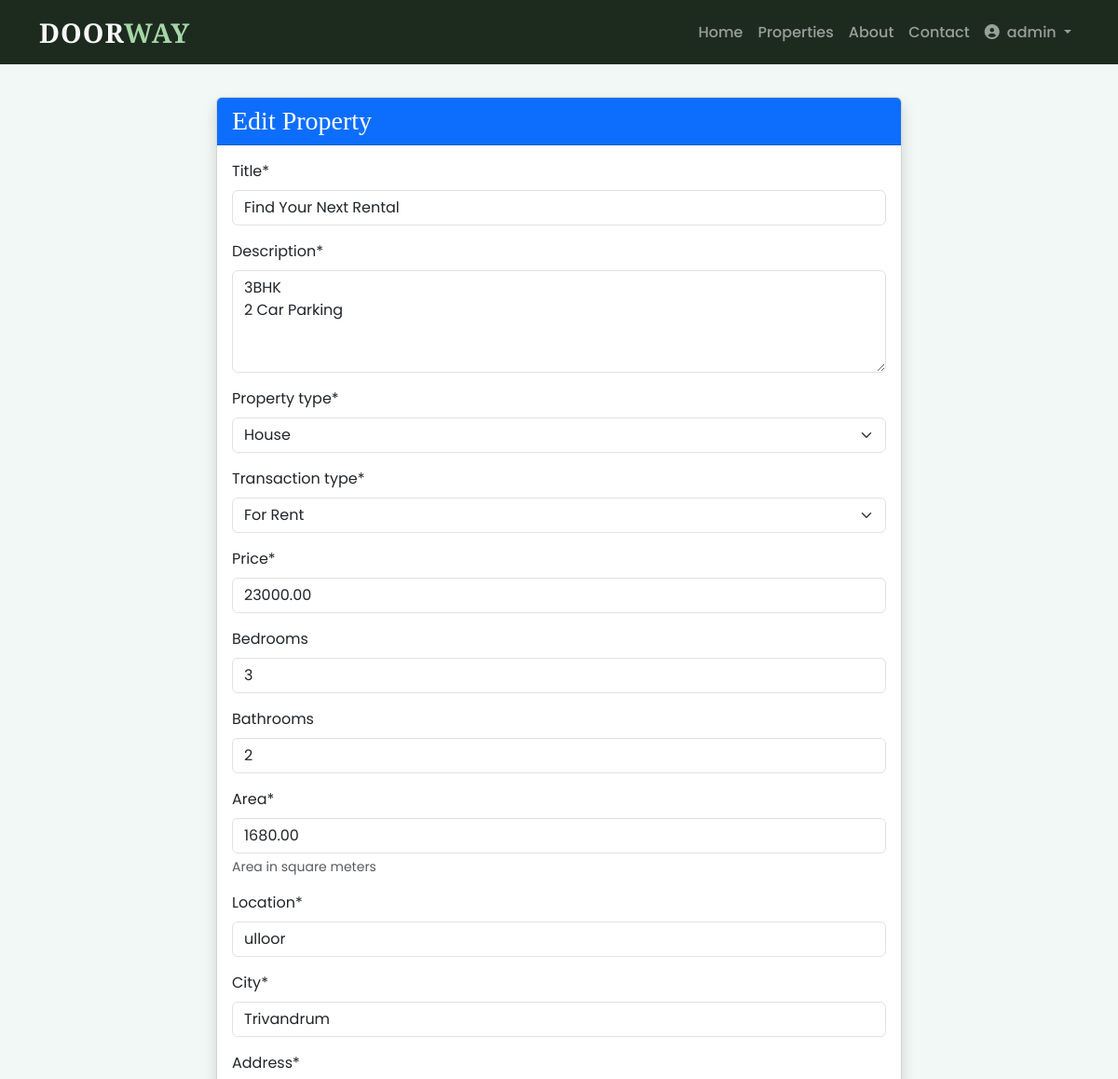
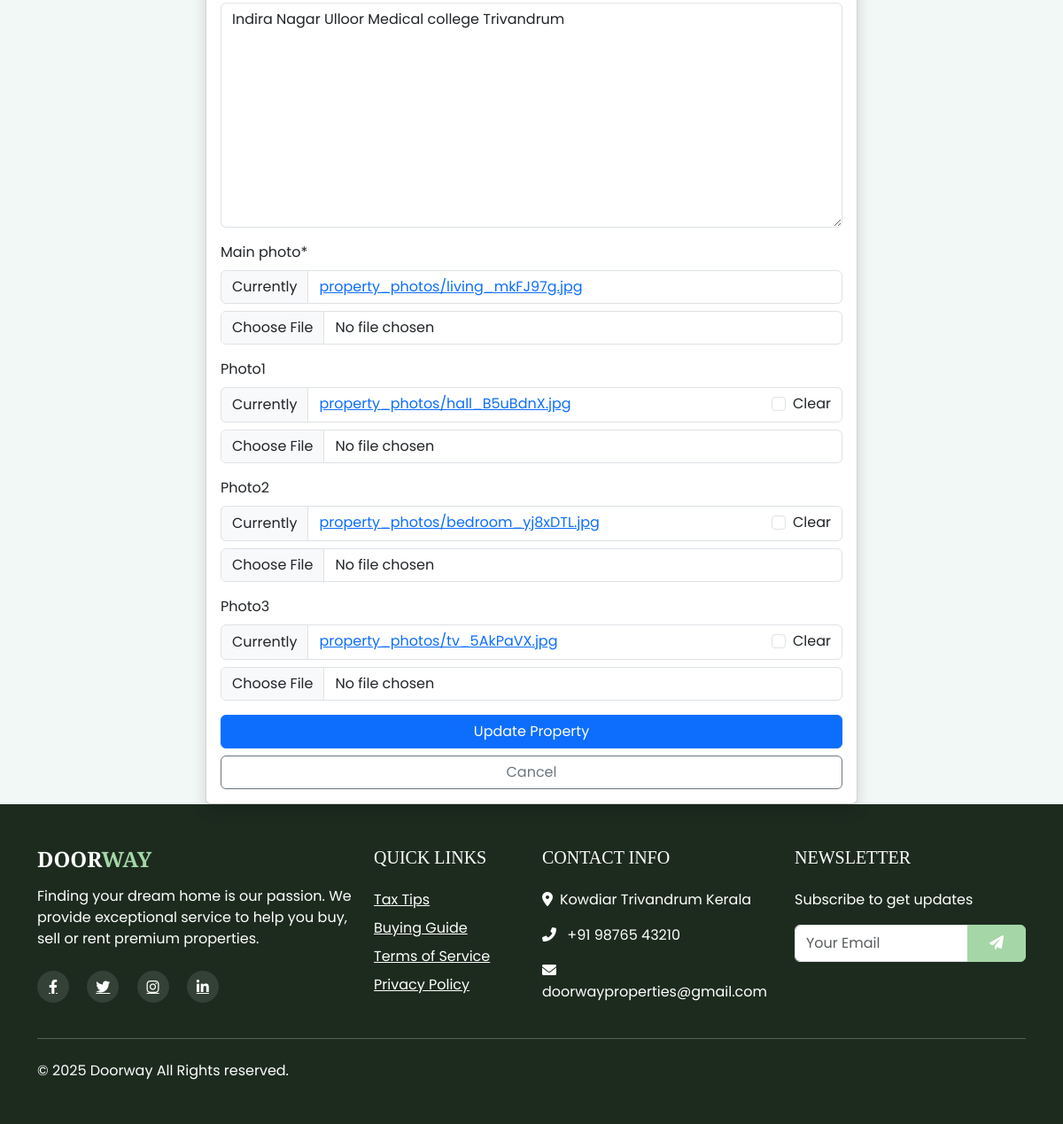
Screenshot of /properties/edit/4/ (signed in) with the database file from the repository (2 pictures, top to bottom).
### accounts/models.py (models this page shows, shortened)
class User(AbstractUser):
    phone = models.CharField(max_length=15, blank=True)
    is_agent = models.BooleanField(default=False)

### properties/models.py (models this page shows, shortened)
class Property(models.Model):
    PROPERTY_TYPES = [
        ('house', 'House'),
        ('apartment', 'Apartment'),
        ('land', 'Land'),
        ('commercial', 'Commercial'),
    ]
    TRANSACTION_TYPES = [
        ('sale', 'For Sale'),
        ('rent', 'For Rent'),
    ]
    title = models.CharField(max_length=200)
    description = models.TextField()
    property_type = models.CharField(max_length=20, choices=PROPERTY_TYPES)
    transaction_type = models.CharField(max_length=10, choices=TRANSACTION_TYPES)
    price = models.DecimalField(max_digits=12, decimal_places=2)
    bedrooms = models.IntegerField(blank=True, null=True)
    bathrooms = models.IntegerField(blank=True, null=True)
    area = models.DecimalField(max_digits=8, decimal_places=2, help_text="Area in square meters")
    location = models.CharField(max_length=200)
    city = models.CharField(max_length=100)
    address = models.TextField()
    main_photo = models.ImageField(upload_to='property_photos/')
    photo1 = models.ImageField(upload_to='property_photos/', blank=True)
    photo2 = models.ImageField(upload_to='property_photos/', blank=True)
    photo3 = models.ImageField(upload_to='property_photos/', blank=True)
    is_featured = models.BooleanField(default=False)
    is_published = models.BooleanField(default=False)
    date_created = models.DateTimeField(default=timezone.now)
    owner = models.ForeignKey(settings.AUTH_USER_MODEL, on_delete=models.CASCADE, related_name='properties')
    class Meta:
        verbose_name_plural = "Properties"
        ordering = ['-date_created']

### properties/views.py (the view)
# urls.py: path('properties/edit/<int:pk>/', views.edit_property, name='edit_property'),
@login_required
def edit_property(request, pk):
    property = get_object_or_404(Property, pk=pk, owner=request.user)
    if request.method == 'POST':
        form = PropertyForm(request.POST, request.FILES, instance=property)
        if form.is_valid():
            form.save()
            return redirect('dashboard')
    else:
        form = PropertyForm(instance=property)
    return render(request, 'properties/edit_property.html', {'form': form})

### properties/forms.py
class PropertyForm(forms.ModelForm):
    class Meta:
        model = Property
        fields = ['title', 'description', 'property_type', 'transaction_type',
                 'price', 'bedrooms', 'bathrooms', 'area', 'location',
                 'city', 'address', 'main_photo', 'photo1', 'photo2', 'photo3']
        widgets = {
            'description': forms.Textarea(attrs={'rows': 4}),
        }

### properties/templates/properties/edit_property.html (shortened to what this page needs)
{% extends 'properties/base.html' %}
{% load crispy_forms_tags %}
{% block content %}
<div class="container mt-4">
    <div class="row">
        <div class="col-md-8 mx-auto">
            <div class="card shadow">
                <div class="card-header bg-primary text-white">
                    <h3 class="mb-0">
                        {% if form.instance.pk %}Edit{% else %}Add{% endif %} Property
                    </h3>
                </div>
                <div class="card-body">
                    <form method="POST" enctype="multipart/form-data">
                        {{ form|crispy }}
                        <div class="d-grid gap-2">
                            <button type="submit" class="btn btn-primary">
                                {% if form.instance.pk %}Update{% else %}Submit{% endif %} Property
                            </button>
                            <a href="{% url 'dashboard' %}" class="btn btn-outline-secondary">Cancel</a>
                        </div>
                    </form>
                </div>
            </div>
        </div>
    </div>
</div>
{% endblock %}

### properties/templates/properties/base.html (shortened to what this page needs)
<!DOCTYPE html>
<html lang="en">
<head>
    <link href="https://cdn.jsdelivr.net/npm/bootstrap@5.3.0/dist/css/bootstrap.min.css" rel="stylesheet">
    <link rel="stylesheet" href="https://cdnjs.cloudflare.com/ajax/libs/font-awesome/6.4.0/css/all.min.css">
    <link rel="stylesheet" href="https://cdnjs.cloudflare.com/ajax/libs/font-awesome/6.0.0/css/all.min.css">
</head>
<body>
    <nav class="navbar navbar-expand-lg navbar-dark bg-dark-custom fixed-top">
        <div class="container">
            <a class="navbar-brand" href="{% url 'home' %}">
                <span class="brand-text">DOOR</span><span class="brand-accent">WAY</span>
            </a>
            <div class="collapse navbar-collapse" id="mainNav">
                <ul class="navbar-nav ms-auto">
                    <li class="nav-item">
                        <a class="nav-link" href="{% url 'home' %}">Home</a>
                    </li>
                    <li class="nav-item">
                        <a class="nav-link" href="{% url 'property_list' %}">Properties</a>
                    </li>
                    <li class="nav-item">
                        <a class="nav-link" href="{% url 'about' %}">About</a>
                    </li>
                    <li class="nav-item">
                        <a class="nav-link" href="{% url 'contact' %}">Contact</a>
                    </li>
                    {% if user.is_authenticated %}
                    <li class="nav-item dropdown">
                        <a class="nav-link dropdown-toggle" href="#" id="navbarDropdown" role="button" data-bs-toggle="dropdown">
                            <i class="fas fa-user-circle me-1"></i> {{ user.username }}
                        </a>
                    </li>
                    {% else %}
                    <li class="nav-item">
                        <a class="nav-link" href="{% url 'login' %}"><i class="fas fa-sign-in-alt me-1"></i> Login</a>
                    </li>
                    {% endif %}
                </ul>
            </div>
        </div>
    </nav>
    {% block content %}{% endblock %}
    <footer class="bg-dark-custom text-white py-5">
        <div class="container">
            <div class="row">
                <div class="col-lg-4 mb-4 mb-lg-0">
                    <h3 class="footer-brand mb-3">DOOR<span>WAY</span></h3>
                    <p style="font-size: medium">Finding your dream home is our passion. We provide exceptional service to help you buy, sell or rent premium properties.</p>
                    <div class="social-icons mt-4">
                        <a href="#" class="text-white me-3"><i class="fab fa-facebook-f"></i></a>
                        <a href="#" class="text-white me-3"><i class="fab fa-twitter"></i></a>
                        <a href="#" class="text-white me-3"><i class="fab fa-instagram"></i></a>
                        <a href="#" class="text-white"><i class="fab fa-linkedin-in"></i></a>
                    </div>
                </div>
                <div class="col-lg-2 col-md-6 mb-4 mb-md-0">
                    <h5 class="text-uppercase mb-4">Quick Links</h5>
                    <ul class="list-unstyled">
                        <li class="mb-2"><a href="" class="text-white">Tax Tips</a></li>
                        <li class="mb-2"><a href="" class="text-white">Buying Guide</a></li>
                        <li class="mb-2"><a href="" class="text-white">Terms of Service</a></li>
                        <li class="mb-2"><a href="" class="text-white">Privacy Policy</a></li>
                    </ul>
                </div>
                <div class="col-lg-3 col-md-6 mb-4 mb-md-0 " >
                    <h5 class="text-uppercase mb-4">Contact Info</h5>
                    <ul class="list-unstyled">
                        <li class="mb-3">
                            <i class="fas fa-map-marker-alt me-2"></i>Kowdiar Trivandrum  Kerala
                        </li>
                        <li class="mb-3">
                            <i class="fas fa-phone-alt me-2"></i> +91 98765 43210
                        </li>
                        <li class="mb-3">
                            <i class="fas fa-envelope me-2"></i> doorwayproperties@gmail.com
                        </li>
                    </ul>
                </div>
                <div class="col-lg-3 col-md-6">
                    <h5 class="text-uppercase mb-4">Newsletter</h5>
                    <p>Subscribe to get updates</p>
                    <form class="mt-3">
                        <div class="input-group mb-3">
                            <input type="email" class="form-control" placeholder="Your Email">
                            <button class="btn btn-primary-custom" type="submit">
                                <i class="fas fa-paper-plane"></i>
                            </button>
                        </div>
                    </form>
                </div>
            </div>
            <hr class="my-4 bg-light">
            <div class="row">
                <div class="col-md-6 text-center text-md-start">
                    <p class="mb-0">&copy; 2025 Doorway All Rights reserved.</p>
                </div>
            </div>
        </div>
    </footer>
</body>
</html>

### properties/templates/properties/base.html (style rules this page uses)
:root { --primary-color: #1D2B1F; --secondary-color: #A5D6A7; --accent-color: #ED5565; --light-bg: #F1F8F5; --dark-text: #1B1B1B; --light-text: #F9F9F9; }
body { font-family: 'Poppins', sans-serif; color: var(--dark-text); background-color: var(--light-bg); padding-top: 80px; }
h1, h2, h3, h4, h5, h6 { font-family: 'Playfair Display', serif; }
.bg-dark-custom { background-color: var(--primary-color) !important; }
.navbar-brand .brand-text { font-family: 'Playfair Display', serif; font-weight: 700; color: var(--light-text); }
.navbar-brand span { color: var(--secondary-color); }
.nav-link { font-weight: 500; padding: 0.5rem 1rem; transition: all 0.3s; }
.btn-primary-custom { background-color: var(--secondary-color); border-color: var(--secondary-color); color: white; padding: 0.5rem 1.5rem; transition: all 0.3s; }
.footer-brand { font-family: 'Playfair Display', serif; font-weight: 700; font-size: 1.5rem; }
.footer-brand span { color: var(--secondary-color); }
.social-icons a { display: inline-flex; align-items: center; justify-content: center; width: 36px; height: 36px; border-radius: 50%; background-color: rgba(255, 255, 255, 0.1); transition: all 0.3s; }
.navbar-brand { font-family: 'Playfair Display', serif; font-weight: 700; font-size: 1.8rem; letter-spacing: 1px; }
.brand-text { color: white; }
.brand-accent { color: var(--secondary-color); }

### rows the page displays
User: username "admin"
Property: title "Find Your Next Rental", description "3BHK 2 Car Parking", property_type "House", transaction_type "For Rent", price "23000.00", bedrooms "3", bathrooms "2", area "1680.00", location "ulloor", city "Trivandrum", address "Indira Nagar Ulloor Medical college Trivandrum"
